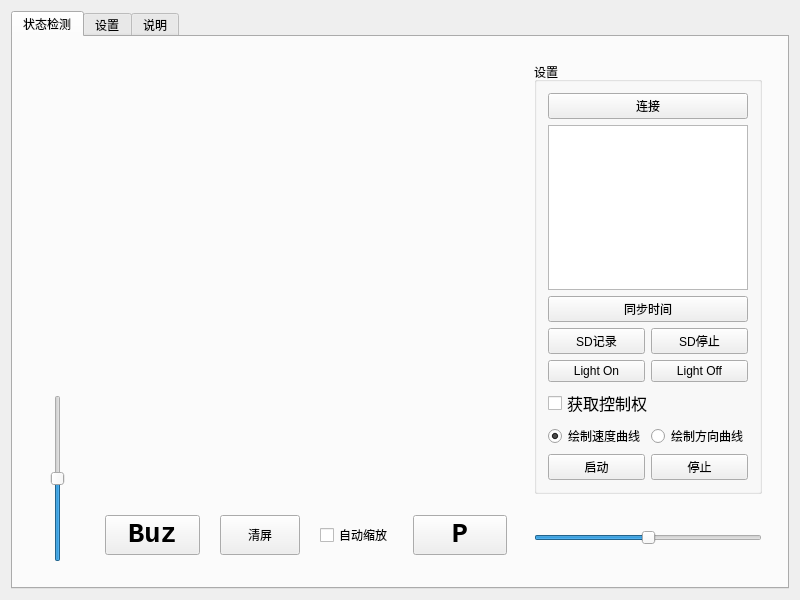
<?xml version="1.0" encoding="UTF-8"?>
<ui version="4.0">
 <class>MainWindow</class>
 <widget class="QMainWindow" name="MainWindow">
  <property name="geometry">
   <rect>
    <x>0</x>
    <y>0</y>
    <width>800</width>
    <height>600</height>
   </rect>
  </property>
  <property name="sizePolicy">
   <sizepolicy hsizetype="Expanding" vsizetype="Expanding">
    <horstretch>0</horstretch>
    <verstretch>0</verstretch>
   </sizepolicy>
  </property>
  <property name="windowTitle">
   <string>MainWindow</string>
  </property>
  <widget class="QWidget" name="centralWidget">
   <property name="sizePolicy">
    <sizepolicy hsizetype="Expanding" vsizetype="Expanding">
     <horstretch>0</horstretch>
     <verstretch>0</verstretch>
    </sizepolicy>
   </property>
   <layout class="QGridLayout" name="gridLayout">
    <item row="0" column="0">
     <layout class="QGridLayout" name="gridLayout_4">
      <item row="0" column="0">
       <widget class="QTabWidget" name="tabWidget">
        <property name="currentIndex">
         <number>0</number>
        </property>
        <widget class="QWidget" name="Main">
         <attribute name="title">
          <string>状态检测</string>
         </attribute>
         <layout class="QGridLayout" name="gridLayout_3">
          <item row="0" column="0">
           <layout class="QHBoxLayout" name="horizontalLayout" stretch="1,8,4">
            <property name="leftMargin">
             <number>7</number>
            </property>
            <property name="topMargin">
             <number>7</number>
            </property>
            <property name="rightMargin">
             <number>7</number>
            </property>
            <property name="bottomMargin">
             <number>7</number>
            </property>
            <item>
             <layout class="QVBoxLayout" name="verticalLayout_2" stretch="2,1">
              <property name="spacing">
               <number>1</number>
              </property>
              <property name="leftMargin">
               <number>7</number>
              </property>
              <property name="topMargin">
               <number>7</number>
              </property>
              <property name="rightMargin">
               <number>7</number>
              </property>
              <property name="bottomMargin">
               <number>7</number>
              </property>
              <item>
               <spacer name="verticalSpacer">
                <property name="orientation">
                 <enum>Qt::Vertical</enum>
                </property>
                <property name="sizeHint" stdset="0">
                 <size>
                  <width>20</width>
                  <height>40</height>
                 </size>
                </property>
               </spacer>
              </item>
              <item>
               <widget class="QSlider" name="Slider_speed">
                <property name="sizePolicy">
                 <sizepolicy hsizetype="Expanding" vsizetype="Expanding">
                  <horstretch>0</horstretch>
                  <verstretch>0</verstretch>
                 </sizepolicy>
                </property>
                <property name="minimum">
                 <number>-100</number>
                </property>
                <property name="maximum">
                 <number>100</number>
                </property>
                <property name="orientation">
                 <enum>Qt::Vertical</enum>
                </property>
               </widget>
              </item>
             </layout>
            </item>
            <item>
             <layout class="QVBoxLayout" name="verticalLayout_7" stretch="9,1">
              <property name="spacing">
               <number>10</number>
              </property>
              <property name="leftMargin">
               <number>7</number>
              </property>
              <property name="topMargin">
               <number>7</number>
              </property>
              <property name="rightMargin">
               <number>7</number>
              </property>
              <property name="bottomMargin">
               <number>7</number>
              </property>
              <item>
               <widget class="QCustomPlot" name="Plot" native="true">
                <property name="sizePolicy">
                 <sizepolicy hsizetype="Preferred" vsizetype="Preferred">
                  <horstretch>0</horstretch>
                  <verstretch>0</verstretch>
                 </sizepolicy>
                </property>
               </widget>
              </item>
              <item>
               <layout class="QHBoxLayout" name="horizontalLayout_2" stretch="3,2,2,3">
                <property name="spacing">
                 <number>20</number>
                </property>
                <property name="leftMargin">
                 <number>7</number>
                </property>
                <property name="topMargin">
                 <number>7</number>
                </property>
                <property name="rightMargin">
                 <number>7</number>
                </property>
                <property name="bottomMargin">
                 <number>7</number>
                </property>
                <item>
                 <widget class="QPushButton" name="Button_buz">
                  <property name="sizePolicy">
                   <sizepolicy hsizetype="Expanding" vsizetype="Expanding">
                    <horstretch>0</horstretch>
                    <verstretch>0</verstretch>
                   </sizepolicy>
                  </property>
                  <property name="font">
                   <font>
                    <family>Courier New</family>
                    <pointsize>20</pointsize>
                    <weight>75</weight>
                    <bold>true</bold>
                   </font>
                  </property>
                  <property name="text">
                   <string>Buz</string>
                  </property>
                 </widget>
                </item>
                <item>
                 <widget class="QPushButton" name="Button_clear">
                  <property name="sizePolicy">
                   <sizepolicy hsizetype="Preferred" vsizetype="Preferred">
                    <horstretch>0</horstretch>
                    <verstretch>0</verstretch>
                   </sizepolicy>
                  </property>
                  <property name="text">
                   <string>清屏</string>
                  </property>
                 </widget>
                </item>
                <item>
                 <widget class="QCheckBox" name="Checkbox_autoscale">
                  <property name="sizePolicy">
                   <sizepolicy hsizetype="Preferred" vsizetype="Preferred">
                    <horstretch>0</horstretch>
                    <verstretch>0</verstretch>
                   </sizepolicy>
                  </property>
                  <property name="text">
                   <string>自动缩放</string>
                  </property>
                 </widget>
                </item>
                <item>
                 <widget class="QPushButton" name="Button_zero">
                  <property name="sizePolicy">
                   <sizepolicy hsizetype="Expanding" vsizetype="Expanding">
                    <horstretch>0</horstretch>
                    <verstretch>0</verstretch>
                   </sizepolicy>
                  </property>
                  <property name="font">
                   <font>
                    <family>Courier New</family>
                    <pointsize>20</pointsize>
                    <weight>75</weight>
                    <bold>true</bold>
                   </font>
                  </property>
                  <property name="text">
                   <string>P</string>
                  </property>
                 </widget>
                </item>
               </layout>
              </item>
             </layout>
            </item>
            <item>
             <layout class="QVBoxLayout" name="verticalLayout_6" stretch="9,1">
              <property name="spacing">
               <number>20</number>
              </property>
              <property name="leftMargin">
               <number>7</number>
              </property>
              <property name="topMargin">
               <number>7</number>
              </property>
              <property name="rightMargin">
               <number>7</number>
              </property>
              <property name="bottomMargin">
               <number>7</number>
              </property>
              <item>
               <widget class="QGroupBox" name="groupBox">
                <property name="title">
                 <string>设置</string>
                </property>
                <layout class="QGridLayout" name="gridLayout_2">
                 <item row="0" column="0" colspan="2">
                  <widget class="QPushButton" name="Button_Link">
                   <property name="sizePolicy">
                    <sizepolicy hsizetype="Preferred" vsizetype="Preferred">
                     <horstretch>0</horstretch>
                     <verstretch>0</verstretch>
                    </sizepolicy>
                   </property>
                   <property name="text">
                    <string>连接</string>
                   </property>
                  </widget>
                 </item>
                 <item row="1" column="0" colspan="2">
                  <widget class="QTextBrowser" name="TextBrowser"/>
                 </item>
                 <item row="2" column="0" colspan="2">
                  <widget class="QPushButton" name="Button_timesync">
                   <property name="sizePolicy">
                    <sizepolicy hsizetype="Expanding" vsizetype="Expanding">
                     <horstretch>0</horstretch>
                     <verstretch>0</verstretch>
                    </sizepolicy>
                   </property>
                   <property name="text">
                    <string>同步时间</string>
                   </property>
                  </widget>
                 </item>
                 <item row="3" column="0">
                  <widget class="QPushButton" name="Button_sdstart">
                   <property name="sizePolicy">
                    <sizepolicy hsizetype="Expanding" vsizetype="Expanding">
                     <horstretch>0</horstretch>
                     <verstretch>0</verstretch>
                    </sizepolicy>
                   </property>
                   <property name="text">
                    <string>SD记录</string>
                   </property>
                  </widget>
                 </item>
                 <item row="3" column="1">
                  <widget class="QPushButton" name="Button_sdstop">
                   <property name="sizePolicy">
                    <sizepolicy hsizetype="Expanding" vsizetype="Expanding">
                     <horstretch>0</horstretch>
                     <verstretch>0</verstretch>
                    </sizepolicy>
                   </property>
                   <property name="text">
                    <string>SD停止</string>
                   </property>
                  </widget>
                 </item>
                 <item row="4" column="0">
                  <widget class="QPushButton" name="Button_lighton">
                   <property name="sizePolicy">
                    <sizepolicy hsizetype="Expanding" vsizetype="Expanding">
                     <horstretch>0</horstretch>
                     <verstretch>0</verstretch>
                    </sizepolicy>
                   </property>
                   <property name="text">
                    <string>Light On</string>
                   </property>
                  </widget>
                 </item>
                 <item row="4" column="1">
                  <widget class="QPushButton" name="Button_lightoff">
                   <property name="sizePolicy">
                    <sizepolicy hsizetype="Expanding" vsizetype="Expanding">
                     <horstretch>0</horstretch>
                     <verstretch>0</verstretch>
                    </sizepolicy>
                   </property>
                   <property name="text">
                    <string>Light Off</string>
                   </property>
                  </widget>
                 </item>
                 <item row="5" column="0" colspan="2">
                  <widget class="QCheckBox" name="Check_control">
                   <property name="sizePolicy">
                    <sizepolicy hsizetype="Expanding" vsizetype="Expanding">
                     <horstretch>0</horstretch>
                     <verstretch>0</verstretch>
                    </sizepolicy>
                   </property>
                   <property name="font">
                    <font>
                     <family>AcadEref</family>
                     <pointsize>12</pointsize>
                    </font>
                   </property>
                   <property name="text">
                    <string>获取控制权</string>
                   </property>
                  </widget>
                 </item>
                 <item row="6" column="0">
                  <widget class="QRadioButton" name="Radio_Speed">
                   <property name="text">
                    <string>绘制速度曲线</string>
                   </property>
                   <property name="checked">
                    <bool>true</bool>
                   </property>
                  </widget>
                 </item>
                 <item row="6" column="1">
                  <widget class="QRadioButton" name="Radio_Directon">
                   <property name="text">
                    <string>绘制方向曲线</string>
                   </property>
                  </widget>
                 </item>
                 <item row="7" column="0">
                  <widget class="QPushButton" name="Button_start">
                   <property name="sizePolicy">
                    <sizepolicy hsizetype="Expanding" vsizetype="Expanding">
                     <horstretch>0</horstretch>
                     <verstretch>0</verstretch>
                    </sizepolicy>
                   </property>
                   <property name="text">
                    <string>启动</string>
                   </property>
                  </widget>
                 </item>
                 <item row="7" column="1">
                  <widget class="QPushButton" name="Button_stop">
                   <property name="sizePolicy">
                    <sizepolicy hsizetype="Expanding" vsizetype="Expanding">
                     <horstretch>0</horstretch>
                     <verstretch>0</verstretch>
                    </sizepolicy>
                   </property>
                   <property name="text">
                    <string>停止</string>
                   </property>
                  </widget>
                 </item>
                </layout>
               </widget>
              </item>
              <item>
               <widget class="QSlider" name="Slider_direction">
                <property name="sizePolicy">
                 <sizepolicy hsizetype="Expanding" vsizetype="Expanding">
                  <horstretch>0</horstretch>
                  <verstretch>0</verstretch>
                 </sizepolicy>
                </property>
                <property name="minimum">
                 <number>-100</number>
                </property>
                <property name="maximum">
                 <number>100</number>
                </property>
                <property name="orientation">
                 <enum>Qt::Horizontal</enum>
                </property>
               </widget>
              </item>
             </layout>
            </item>
           </layout>
          </item>
         </layout>
        </widget>
        <widget class="QWidget" name="Setting">
         <attribute name="title">
          <string>设置</string>
         </attribute>
         <widget class="QGroupBox" name="groupBox_2">
          <property name="geometry">
           <rect>
            <x>10</x>
            <y>20</y>
            <width>231</width>
            <height>91</height>
           </rect>
          </property>
          <property name="title">
           <string>连接设置</string>
          </property>
          <widget class="QComboBox" name="Edit_IP">
           <property name="geometry">
            <rect>
             <x>100</x>
             <y>30</y>
             <width>111</width>
             <height>20</height>
            </rect>
           </property>
           <property name="sizePolicy">
            <sizepolicy hsizetype="Expanding" vsizetype="Expanding">
             <horstretch>0</horstretch>
             <verstretch>0</verstretch>
            </sizepolicy>
           </property>
           <property name="editable">
            <bool>true</bool>
           </property>
          </widget>
          <widget class="QLabel" name="label">
           <property name="geometry">
            <rect>
             <x>20</x>
             <y>30</y>
             <width>60</width>
             <height>16</height>
            </rect>
           </property>
           <property name="sizePolicy">
            <sizepolicy hsizetype="Expanding" vsizetype="Expanding">
             <horstretch>0</horstretch>
             <verstretch>0</verstretch>
            </sizepolicy>
           </property>
           <property name="text">
            <string>服务器IP：</string>
           </property>
          </widget>
          <widget class="QLabel" name="label_2">
           <property name="geometry">
            <rect>
             <x>20</x>
             <y>60</y>
             <width>60</width>
             <height>16</height>
            </rect>
           </property>
           <property name="sizePolicy">
            <sizepolicy hsizetype="Expanding" vsizetype="Expanding">
             <horstretch>0</horstretch>
             <verstretch>0</verstretch>
            </sizepolicy>
           </property>
           <property name="text">
            <string>目标端口：</string>
           </property>
          </widget>
          <widget class="QSpinBox" name="Edit_Port">
           <property name="geometry">
            <rect>
             <x>100</x>
             <y>60</y>
             <width>111</width>
             <height>18</height>
            </rect>
           </property>
           <property name="sizePolicy">
            <sizepolicy hsizetype="Expanding" vsizetype="Expanding">
             <horstretch>0</horstretch>
             <verstretch>0</verstretch>
            </sizepolicy>
           </property>
           <property name="maximum">
            <number>65535</number>
           </property>
           <property name="value">
            <number>3721</number>
           </property>
          </widget>
         </widget>
         <widget class="QPushButton" name="Button_restore">
          <property name="geometry">
           <rect>
            <x>520</x>
            <y>500</y>
            <width>111</width>
            <height>41</height>
           </rect>
          </property>
          <property name="sizePolicy">
           <sizepolicy hsizetype="Minimum" vsizetype="Expanding">
            <horstretch>0</horstretch>
            <verstretch>0</verstretch>
           </sizepolicy>
          </property>
          <property name="text">
           <string>重设</string>
          </property>
         </widget>
         <widget class="QPushButton" name="Button_apply">
          <property name="geometry">
           <rect>
            <x>650</x>
            <y>500</y>
            <width>111</width>
            <height>41</height>
           </rect>
          </property>
          <property name="sizePolicy">
           <sizepolicy hsizetype="Minimum" vsizetype="Expanding">
            <horstretch>0</horstretch>
            <verstretch>0</verstretch>
           </sizepolicy>
          </property>
          <property name="text">
           <string>应用</string>
          </property>
         </widget>
        </widget>
        <widget class="QWidget" name="Help">
         <attribute name="title">
          <string>说明</string>
         </attribute>
        </widget>
       </widget>
      </item>
     </layout>
    </item>
   </layout>
  </widget>
 </widget>
 <layoutdefault spacing="6" margin="11"/>
 <customwidgets>
  <customwidget>
   <class>QCustomPlot</class>
   <extends>QWidget</extends>
   <header>qcustomplot.h</header>
   <container>1</container>
  </customwidget>
 </customwidgets>
 <resources/>
 <connections/>
</ui>
